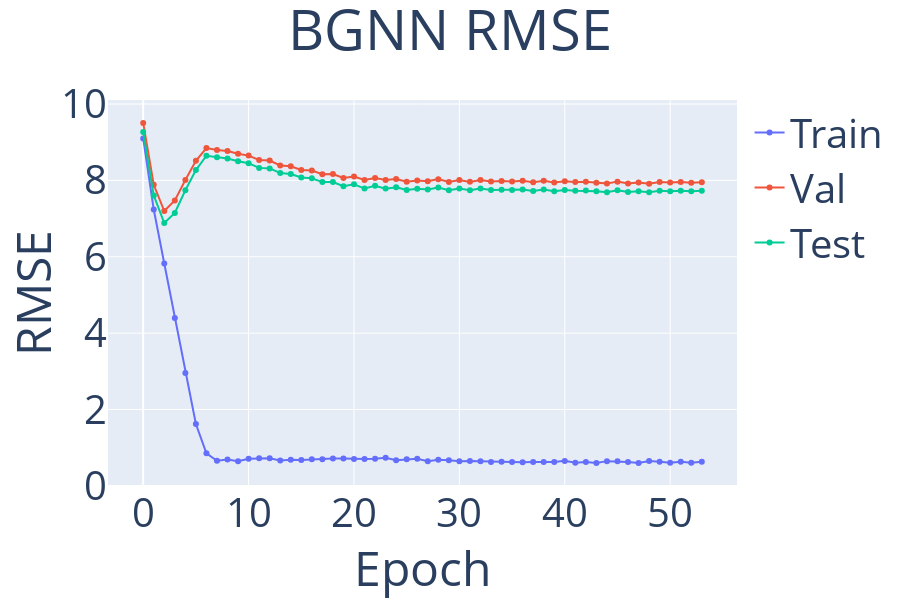

This figure's notebook cell:
### Code cell
import models.BGNN
import sys
import importlib
importlib.reload(sys.modules['models.BGNN'])
from models.BGNN import BGNN



num_epochs = 200
patience = 50

k=20
l = 20
depth = 6
learning_rate = 0.01
gbdt_lr = 0.5

only_gbdt = False
train_non_gbdt = True


bgnn = BGNN(task='regression', depth=depth, heads=8, dropout=0., only_gbdt=only_gbdt, train_non_gbdt=train_non_gbdt, name='gat', lang='dgl', gbdt_lr=gbdt_lr)

min_rmse_epoch, metrics = bgnn.fit(networkx_graph, X, y, train_mask, val_mask, test_mask,
                                   num_epochs=num_epochs, patience=patience,
                                   hidden_dim=8, gbdt_trees_per_epoch=k, gnn_passes_per_epoch=l,
                                   cat_features=cat_features, learning_rate=learning_rate, logging_epochs=1, 
                                   loss_fn="", metric_name='loss', uncertainty=False)

# gnn.plot_interactive(metrics, legend=['Train', 'Val', 'Test'], title='R2 RMSE', metric_name='accuracy', descending=False)
gnn.plot_interactive(metrics, legend=['Train', 'Val', 'Test'], title='BGNN RMSE', metric_name='loss')

### Figure 1 — Plotly figure (JSON) as saved in the notebook; plotly's stock layout.template omitted (floating-point values rounded to 4 significant figures)
{"data": [{"mode": "lines+markers", "name": "Train", "type": "scatter", "x": [0, 1, 2, 3, 4, 5, 6, 7, 8, 9, 10, 11, 12, 13, 14, 15, 16, 17, 18, 19, 20, 21, 22, 23, 24, 25, 26, 27, 28, 29, 30, 31, 32, 33, 34, 35, 36, 37, 38, 39, 40, 41, 42, 43, 44, 45, 46, 47, 48, 49, 50, 51, 52, 53], "y": [9.1, 7.239, 5.824, 4.4, 2.958, 1.623, 0.8547, 0.6598, 0.6931, 0.647, 0.7131, 0.7252, 0.7242, 0.669, 0.6863, 0.6786, 0.6981, 0.6983, 0.7203, 0.7163, 0.7059, 0.7044, 0.7137, 0.7362, 0.6736, 0.6957, 0.714, 0.6463, 0.6844, 0.6755, 0.6445, 0.6543, 0.646, 0.6273, 0.6315, 0.6251, 0.6206, 0.6256, 0.6246, 0.6253, 0.6562, 0.6073, 0.6279, 0.6031, 0.6496, 0.6481, 0.6285, 0.6019, 0.6504, 0.6323, 0.6057, 0.6314, 0.6103, 0.6313]}, {"mode": "lines+markers", "name": "Val", "type": "scatter", "x": [0, 1, 2, 3, 4, 5, 6, 7, 8, 9, 10, 11, 12, 13, 14, 15, 16, 17, 18, 19, 20, 21, 22, 23, 24, 25, 26, 27, 28, 29, 30, 31, 32, 33, 34, 35, 36, 37, 38, 39, 40, 41, 42, 43, 44, 45, 46, 47, 48, 49, 50, 51, 52, 53], "y": [9.502, 7.885, 7.198, 7.476, 8.009, 8.513, 8.847, 8.799, 8.772, 8.698, 8.649, 8.536, 8.521, 8.393, 8.371, 8.272, 8.259, 8.163, 8.168, 8.064, 8.105, 8.011, 8.066, 8.008, 8.037, 7.966, 7.995, 7.981, 8.034, 7.958, 8.011, 7.962, 8.014, 7.973, 7.985, 7.975, 7.99, 7.95, 7.991, 7.944, 7.981, 7.96, 7.964, 7.938, 7.917, 7.968, 7.922, 7.943, 7.913, 7.959, 7.943, 7.956, 7.942, 7.954]}, {"mode": "lines+markers", "name": "Test", "type": "scatter", "x": [0, 1, 2, 3, 4, 5, 6, 7, 8, 9, 10, 11, 12, 13, 14, 15, 16, 17, 18, 19, 20, 21, 22, 23, 24, 25, 26, 27, 28, 29, 30, 31, 32, 33, 34, 35, 36, 37, 38, 39, 40, 41, 42, 43, 44, 45, 46, 47, 48, 49, 50, 51, 52, 53], "y": [9.267, 7.608, 6.883, 7.148, 7.744, 8.27, 8.647, 8.605, 8.572, 8.501, 8.449, 8.328, 8.315, 8.194, 8.168, 8.077, 8.056, 7.957, 7.958, 7.849, 7.898, 7.787, 7.859, 7.785, 7.823, 7.751, 7.782, 7.763, 7.816, 7.741, 7.791, 7.74, 7.788, 7.75, 7.758, 7.75, 7.761, 7.726, 7.762, 7.719, 7.75, 7.731, 7.733, 7.716, 7.691, 7.743, 7.695, 7.715, 7.689, 7.73, 7.717, 7.729, 7.717, 7.731]}], "layout": {"font": {"size": 40}, "height": 600, "title": {"text": "BGNN RMSE", "x": 0.5}, "xaxis": {"title": {"text": "Epoch"}}, "yaxis": {"title": {"text": "RMSE"}}}}
